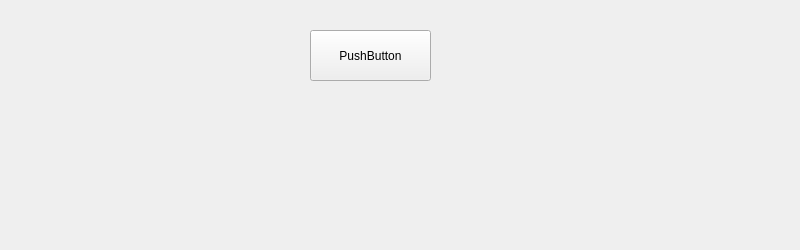
<?xml version="1.0" encoding="UTF-8"?>
<ui version="4.0">
 <class>Widget</class>
 <widget class="QWidget" name="Widget">
  <property name="geometry">
   <rect>
    <x>0</x>
    <y>0</y>
    <width>800</width>
    <height>250</height>
   </rect>
  </property>
  <property name="windowTitle">
   <string>Widget</string>
  </property>
  <widget class="QPushButton" name="bt_Helloworld">
   <property name="geometry">
    <rect>
     <x>310</x>
     <y>30</y>
     <width>121</width>
     <height>51</height>
    </rect>
   </property>
   <property name="text">
    <string>PushButton</string>
   </property>
  </widget>
  <widget class="QLabel" name="label">
   <property name="geometry">
    <rect>
     <x>270</x>
     <y>130</y>
     <width>211</width>
     <height>81</height>
    </rect>
   </property>
   <property name="text">
    <string/>
   </property>
  </widget>
 </widget>
 <resources/>
 <connections/>
</ui>
